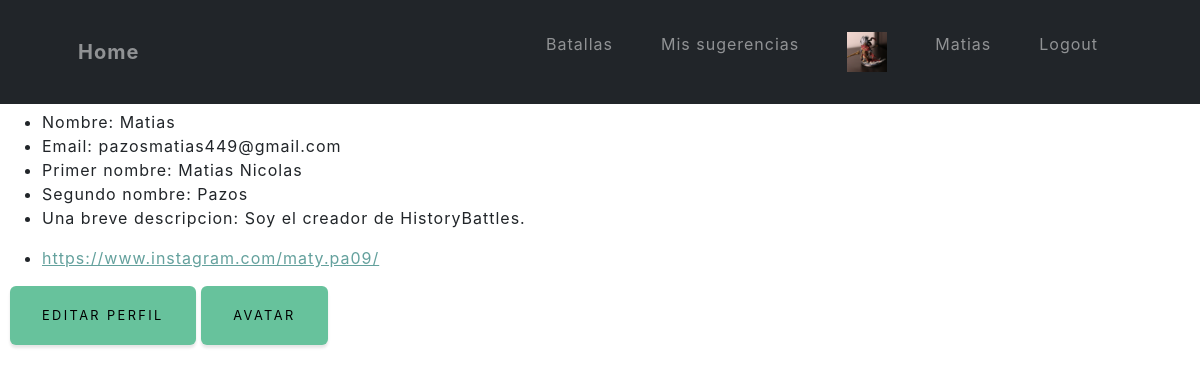
Page /perfil/ (signed in) on the committed database.
### perfil/models.py (models this page shows, shortened)
class InfoPersonal(models.Model):
    user = models.OneToOneField(User, on_delete=models.CASCADE)
    descripcion = models.TextField()
    enlace = models.URLField(max_length=200)

### perfil/views.py (the view)
# urls.py: path('', views.perfilview, name="Perfil" ),
@login_required
def perfilview(request):
    avatar = getAvatar(request)
    usuario = request.user
    informacion_personal = InfoPersonal.objects.filter(user=usuario).first()
    if request.method == 'POST':
        form = UserEditForm(request.POST, instance=request.user)
        if form.is_valid():
            form.save()
            return redirect('perfil')
    else:
        form = UserEditForm(instance=request.user)
    return render(request, 'perfil/perfil.html', {'form': form, 'informacion_personal': informacion_personal, 'avatar': avatar})

### perfil/views.py (called while the page is built)
def getAvatar(request):
    avatar = Avatar.objects.filter(user = request.user.id)
    try:
        avatar = avatar[0].image.url
    except:
        avatar = None
    return avatar

### perfil/templates/perfil/perfil.html
{% extends "HistoryBattlesApp/base.html" %}
{% load static %}
{% block changesContent %}
    <div>
        <ul>
        <li>Nombre: {{ user.username }}</li>
        <li>Email: {{ user.email }}</li>
        <li>Primer nombre: {{ user.first_name }}</li>
        <li>Segundo nombre: {{ user.last_name }}</li>
        {% if informacion_personal %}
            <li><p>Una breve descripcion: {{ informacion_personal.descripcion }}</p></li>
            <li><a href="{{ informacion_personal.enlace }}">{{ informacion_personal.enlace }}</a></li>
        {% else %}
            <p>No se encontró información personal.</p>
        {% endif %}
    </ul>
    <a href="/perfil/editar" class="btn btn-success" style="text-decoration: none; color: black;">Editar Perfil</a>
    <a href="/perfil/avatar" class="btn btn-success" style="text-decoration: none; color: black;">Avatar</a>
  </div>
{% endblock %}

### HistoryBattlesApp/templates/HistoryBattlesApp/base.html (shortened to what this page needs)
<!DOCTYPE html>
<html lang="en">
<head>
    {% load static %}
    <link rel="stylesheet" href="{% static 'HistoryBattlesApp/css/styles.css'%}">
    <link rel="stylesheet" href="{% static 'HistoryBattlesApp/css/myStyle.css'%}">
</head>
<body>
    <nav class="navbar navbar-expand-lg  fixed-top bg-dark" id="mainNav">
        <div class="container px-4 px-lg-5">
            <a class="navbar-brand navText" href="{% url 'Home' %}">Home</a>
            <div class="collapse navbar-collapse" id="navbarResponsive">
                <ul class="navbar-nav ms-auto">
                    <li class="nav-item"><a class="nav-link navText" href="{% url 'Batallas' %}">Batallas</a></li>
                    <li class="nav-item"><a class="nav-link navText" href="{% url 'Blog' %}">Mis sugerencias</a></li>
                    <li class="nav-item"><a class="nav-link navText" href=""><img src="{{avatar}}" width="40px" alt=""></a></li>
                    <li class="nav-item"><a class="nav-link navText" href="{% url 'Perfil' %}">{{user.username}}</a></li>
                    <li class="nav-item"><a class="nav-link navText" href="{% url 'Logout' %}">Logout</a></li>
                </ul>
            </div>
        </div>
    </nav>
    <div class="contenido">
        {% block changesContent %}
        {% endblock %}
    </div>
    <div class="spaceContent">
    </div>
</body>
</html>

### HistoryBattlesApp/static/HistoryBattlesApp/css/myStyle.css (style rules this page uses)
.contenido { margin-top: 100px !important; padding: 10px; }
.spaceContent { margin-top: 10px !important; padding: 5px; }

### rows in the picture
InfoPersonal: descripcion "Soy el creador de HistoryBattles.", enlace "https://www.instagram.com/maty.pa09/"

### other values in the picture
{{ user.username }} "Matias"
{{ user.email }} "pazosmatias449@gmail.com"
{{ user.first_name }} "Matias Nicolas"
{{ user.last_name }} "Pazos"
